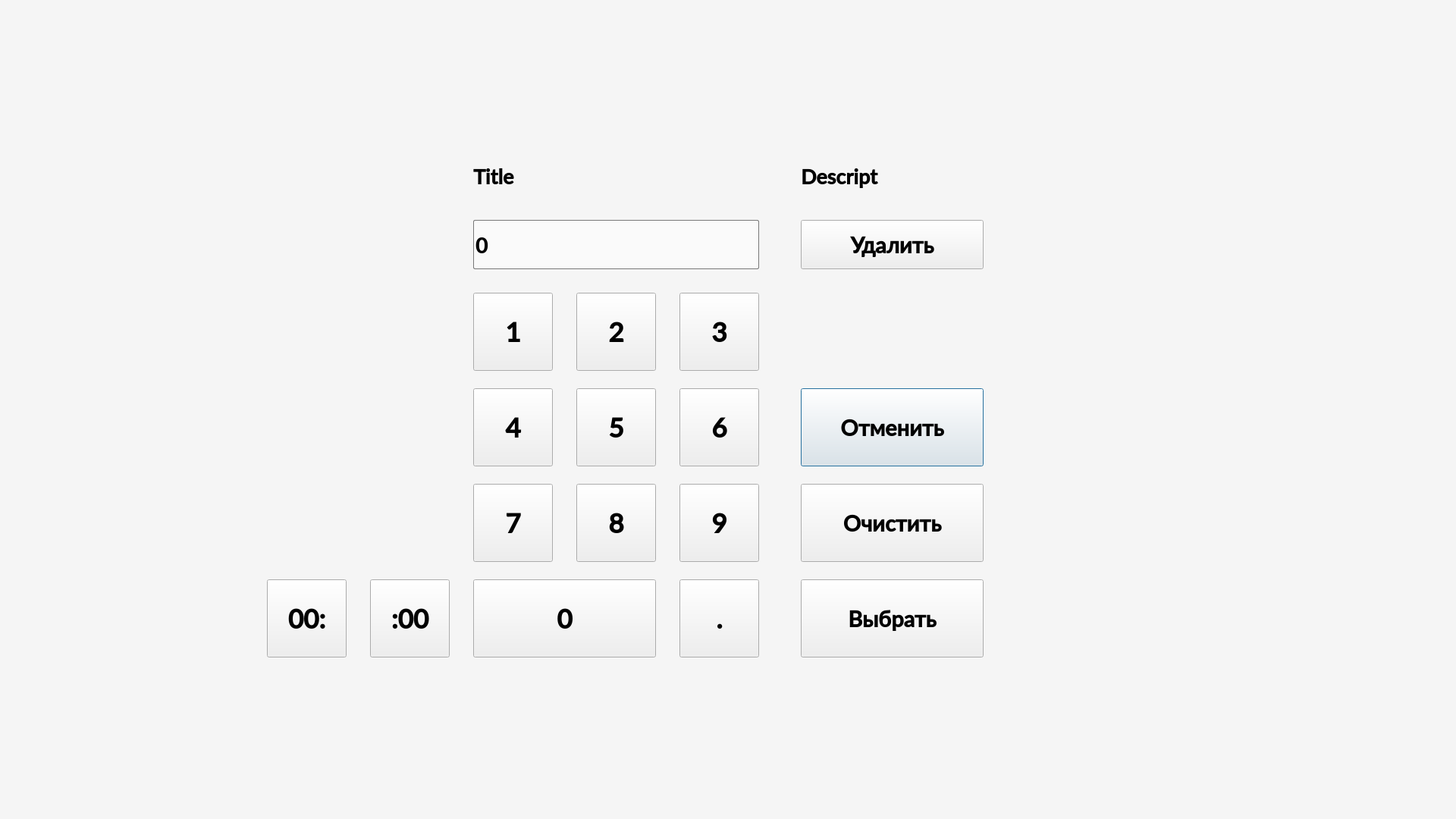
<?xml version="1.0" encoding="UTF-8"?>
<ui version="4.0">
 <class>KeyWindow</class>
 <widget class="QDialog" name="KeyWindow">
  <property name="geometry">
   <rect>
    <x>0</x>
    <y>0</y>
    <width>1920</width>
    <height>1080</height>
   </rect>
  </property>
  <property name="windowTitle">
   <string>Dialog</string>
  </property>
  <property name="styleSheet">
   <string notr="true"/>
  </property>
  <widget class="QPushButton" name="ButtonCancel">
   <property name="geometry">
    <rect>
     <x>1056</x>
     <y>512</y>
     <width>241</width>
     <height>103</height>
    </rect>
   </property>
   <property name="font">
    <font>
     <family>Lato Semibold</family>
     <pointsize>22</pointsize>
     <bold>true</bold>
    </font>
   </property>
   <property name="text">
    <string>Отменить</string>
   </property>
   <property name="icon">
    <iconset>
     <normaloff>ui/Pictures13/Cancel.png</normaloff>ui/Pictures13/Cancel.png</iconset>
   </property>
   <property name="iconSize">
    <size>
     <width>38</width>
     <height>38</height>
    </size>
   </property>
  </widget>
  <widget class="QPushButton" name="Button1">
   <property name="geometry">
    <rect>
     <x>624</x>
     <y>386</y>
     <width>105</width>
     <height>103</height>
    </rect>
   </property>
   <property name="font">
    <font>
     <family>Lato Semibold</family>
     <pointsize>26</pointsize>
     <bold>true</bold>
    </font>
   </property>
   <property name="text">
    <string>1</string>
   </property>
  </widget>
  <widget class="QPushButton" name="Button2">
   <property name="geometry">
    <rect>
     <x>760</x>
     <y>386</y>
     <width>105</width>
     <height>103</height>
    </rect>
   </property>
   <property name="font">
    <font>
     <family>Lato Semibold</family>
     <pointsize>26</pointsize>
     <bold>true</bold>
    </font>
   </property>
   <property name="text">
    <string>2</string>
   </property>
  </widget>
  <widget class="QPushButton" name="Button3">
   <property name="geometry">
    <rect>
     <x>896</x>
     <y>386</y>
     <width>105</width>
     <height>103</height>
    </rect>
   </property>
   <property name="font">
    <font>
     <family>Lato Semibold</family>
     <pointsize>26</pointsize>
     <bold>true</bold>
    </font>
   </property>
   <property name="text">
    <string>3</string>
   </property>
  </widget>
  <widget class="QPushButton" name="Button4">
   <property name="geometry">
    <rect>
     <x>624</x>
     <y>512</y>
     <width>105</width>
     <height>103</height>
    </rect>
   </property>
   <property name="font">
    <font>
     <family>Lato Semibold</family>
     <pointsize>26</pointsize>
     <bold>true</bold>
    </font>
   </property>
   <property name="text">
    <string>4</string>
   </property>
  </widget>
  <widget class="QPushButton" name="Button5">
   <property name="geometry">
    <rect>
     <x>760</x>
     <y>512</y>
     <width>105</width>
     <height>103</height>
    </rect>
   </property>
   <property name="font">
    <font>
     <family>Lato Semibold</family>
     <pointsize>26</pointsize>
     <bold>true</bold>
    </font>
   </property>
   <property name="text">
    <string>5</string>
   </property>
  </widget>
  <widget class="QPushButton" name="Button6">
   <property name="geometry">
    <rect>
     <x>896</x>
     <y>512</y>
     <width>105</width>
     <height>103</height>
    </rect>
   </property>
   <property name="font">
    <font>
     <family>Lato Semibold</family>
     <pointsize>26</pointsize>
     <bold>true</bold>
    </font>
   </property>
   <property name="text">
    <string>6</string>
   </property>
  </widget>
  <widget class="QPushButton" name="Button7">
   <property name="geometry">
    <rect>
     <x>624</x>
     <y>638</y>
     <width>105</width>
     <height>103</height>
    </rect>
   </property>
   <property name="font">
    <font>
     <family>Lato Semibold</family>
     <pointsize>26</pointsize>
     <bold>true</bold>
    </font>
   </property>
   <property name="text">
    <string>7</string>
   </property>
  </widget>
  <widget class="QPushButton" name="Button8">
   <property name="geometry">
    <rect>
     <x>760</x>
     <y>638</y>
     <width>105</width>
     <height>103</height>
    </rect>
   </property>
   <property name="font">
    <font>
     <family>Lato Semibold</family>
     <pointsize>26</pointsize>
     <bold>true</bold>
    </font>
   </property>
   <property name="text">
    <string>8</string>
   </property>
  </widget>
  <widget class="QPushButton" name="Button9">
   <property name="geometry">
    <rect>
     <x>896</x>
     <y>638</y>
     <width>105</width>
     <height>103</height>
    </rect>
   </property>
   <property name="font">
    <font>
     <family>Lato Semibold</family>
     <pointsize>26</pointsize>
     <bold>true</bold>
    </font>
   </property>
   <property name="text">
    <string>9</string>
   </property>
  </widget>
  <widget class="QPushButton" name="Button0">
   <property name="geometry">
    <rect>
     <x>624</x>
     <y>764</y>
     <width>241</width>
     <height>103</height>
    </rect>
   </property>
   <property name="font">
    <font>
     <family>Lato Semibold</family>
     <pointsize>26</pointsize>
     <bold>true</bold>
    </font>
   </property>
   <property name="text">
    <string>0</string>
   </property>
  </widget>
  <widget class="QPushButton" name="ButtonPoint">
   <property name="geometry">
    <rect>
     <x>896</x>
     <y>764</y>
     <width>105</width>
     <height>103</height>
    </rect>
   </property>
   <property name="font">
    <font>
     <family>Lato Semibold</family>
     <pointsize>26</pointsize>
     <bold>true</bold>
    </font>
   </property>
   <property name="text">
    <string>.</string>
   </property>
  </widget>
  <widget class="QPushButton" name="ButtonClear">
   <property name="geometry">
    <rect>
     <x>1056</x>
     <y>638</y>
     <width>241</width>
     <height>103</height>
    </rect>
   </property>
   <property name="font">
    <font>
     <family>Lato Semibold</family>
     <pointsize>22</pointsize>
     <bold>true</bold>
    </font>
   </property>
   <property name="text">
    <string>Очистить</string>
   </property>
   <property name="icon">
    <iconset>
     <normaloff>ui/Pictures13/Clean.png</normaloff>ui/Pictures13/Clean.png</iconset>
   </property>
   <property name="iconSize">
    <size>
     <width>38</width>
     <height>38</height>
    </size>
   </property>
  </widget>
  <widget class="QPushButton" name="ButtonCheck">
   <property name="geometry">
    <rect>
     <x>1056</x>
     <y>764</y>
     <width>241</width>
     <height>103</height>
    </rect>
   </property>
   <property name="font">
    <font>
     <family>Lato Semibold</family>
     <pointsize>22</pointsize>
     <bold>true</bold>
    </font>
   </property>
   <property name="text">
    <string>Выбрать</string>
   </property>
   <property name="icon">
    <iconset>
     <normaloff>ui/Pictures13/Select.png</normaloff>ui/Pictures13/Select.png</iconset>
   </property>
   <property name="iconSize">
    <size>
     <width>38</width>
     <height>38</height>
    </size>
   </property>
  </widget>
  <widget class="QLabel" name="LabelTextPar">
   <property name="geometry">
    <rect>
     <x>624</x>
     <y>192</y>
     <width>375</width>
     <height>81</height>
    </rect>
   </property>
   <property name="font">
    <font>
     <family>Lato Semibold</family>
     <pointsize>20</pointsize>
     <bold>true</bold>
    </font>
   </property>
   <property name="styleSheet">
    <string notr="true"/>
   </property>
   <property name="text">
    <string>Title</string>
   </property>
  </widget>
  <widget class="QLineEdit" name="NumberLine">
   <property name="geometry">
    <rect>
     <x>624</x>
     <y>290</y>
     <width>377</width>
     <height>65</height>
    </rect>
   </property>
   <property name="font">
    <font>
     <family>Lato Heavy</family>
     <pointsize>22</pointsize>
     <bold>true</bold>
    </font>
   </property>
   <property name="styleSheet">
    <string notr="true">border: 1px solid rgb(120, 120, 120);
background-color: rgb(250, 250, 250);
border-radius: 2px;</string>
   </property>
   <property name="text">
    <string>0</string>
   </property>
  </widget>
  <widget class="QLabel" name="LabelTextLim">
   <property name="geometry">
    <rect>
     <x>1056</x>
     <y>192</y>
     <width>361</width>
     <height>81</height>
    </rect>
   </property>
   <property name="font">
    <font>
     <family>Lato Semibold</family>
     <pointsize>20</pointsize>
     <bold>true</bold>
    </font>
   </property>
   <property name="text">
    <string>Descript</string>
   </property>
  </widget>
  <widget class="QPushButton" name="ButtonBackspace">
   <property name="geometry">
    <rect>
     <x>1056</x>
     <y>290</y>
     <width>241</width>
     <height>65</height>
    </rect>
   </property>
   <property name="font">
    <font>
     <family>Lato Semibold</family>
     <pointsize>22</pointsize>
     <bold>true</bold>
    </font>
   </property>
   <property name="text">
    <string>Удалить</string>
   </property>
   <property name="icon">
    <iconset>
     <normaloff>ui/Pictures13/Backspace.png</normaloff>ui/Pictures13/Backspace.png</iconset>
   </property>
   <property name="iconSize">
    <size>
     <width>38</width>
     <height>383</height>
    </size>
   </property>
  </widget>
  <widget class="QPushButton" name="ButtonPoint_1">
   <property name="geometry">
    <rect>
     <x>352</x>
     <y>764</y>
     <width>105</width>
     <height>103</height>
    </rect>
   </property>
   <property name="font">
    <font>
     <family>Lato Semibold</family>
     <pointsize>26</pointsize>
     <bold>true</bold>
    </font>
   </property>
   <property name="text">
    <string>00:</string>
   </property>
  </widget>
  <widget class="QPushButton" name="ButtonPoint_2">
   <property name="geometry">
    <rect>
     <x>488</x>
     <y>764</y>
     <width>105</width>
     <height>103</height>
    </rect>
   </property>
   <property name="font">
    <font>
     <family>Lato Semibold</family>
     <pointsize>26</pointsize>
     <bold>true</bold>
    </font>
   </property>
   <property name="text">
    <string>:00</string>
   </property>
  </widget>
  <widget class="QLabel" name="Blackout">
   <property name="geometry">
    <rect>
     <x>328</x>
     <y>120</y>
     <width>68</width>
     <height>31</height>
    </rect>
   </property>
   <property name="text">
    <string/>
   </property>
  </widget>
  <widget class="QLabel" name="Screen">
   <property name="geometry">
    <rect>
     <x>0</x>
     <y>0</y>
     <width>1920</width>
     <height>1080</height>
    </rect>
   </property>
   <property name="styleSheet">
    <string notr="true">background-color: rgb(245, 245, 245);</string>
   </property>
   <property name="text">
    <string/>
   </property>
  </widget>
  <widget class="QLabel" name="label">
   <property name="geometry">
    <rect>
     <x>0</x>
     <y>0</y>
     <width>363</width>
     <height>128</height>
    </rect>
   </property>
   <property name="text">
    <string/>
   </property>
   <property name="pixmap">
    <pixmap>ui/Pictures13/logo(66).png</pixmap>
   </property>
  </widget>
  <zorder>Screen</zorder>
  <zorder>ButtonCancel</zorder>
  <zorder>Button1</zorder>
  <zorder>Button2</zorder>
  <zorder>Button3</zorder>
  <zorder>Button4</zorder>
  <zorder>Button5</zorder>
  <zorder>Button6</zorder>
  <zorder>Button7</zorder>
  <zorder>Button8</zorder>
  <zorder>Button9</zorder>
  <zorder>Button0</zorder>
  <zorder>ButtonPoint</zorder>
  <zorder>ButtonClear</zorder>
  <zorder>ButtonCheck</zorder>
  <zorder>LabelTextPar</zorder>
  <zorder>NumberLine</zorder>
  <zorder>LabelTextLim</zorder>
  <zorder>ButtonBackspace</zorder>
  <zorder>ButtonPoint_1</zorder>
  <zorder>ButtonPoint_2</zorder>
  <zorder>Blackout</zorder>
  <zorder>label</zorder>
 </widget>
 <resources/>
 <connections/>
</ui>
